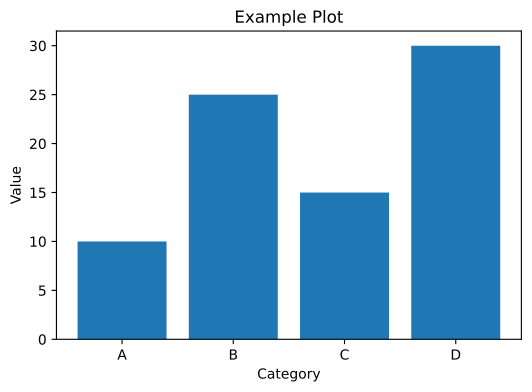

Python code for this plot:
#!/usr/bin/env python3
"""Simple CSV to PDF plot using matplotlib."""
import csv
import os
import sys
import matplotlib.pyplot as plt

def main():
    csv_file = sys.argv[1]
    output_file = os.environ.get("OUT")

    # Read CSV data
    with open(csv_file) as f:
        reader = csv.DictReader(f)
        data = list(reader)

    # Extract columns for plotting
    x = [row['x'] for row in data]
    y = [float(row['y']) for row in data]

    # Create bar plot
    fig, ax = plt.subplots(figsize=(6, 4))
    ax.bar(x, y)
    ax.set_xlabel('Category')
    ax.set_ylabel('Value')
    ax.set_title('Example Plot')

    if output_file:
        plt.savefig(output_file, bbox_inches='tight')
    plt.close()

if __name__ == "__main__":
    main()

# ARGS: example-data.csv
